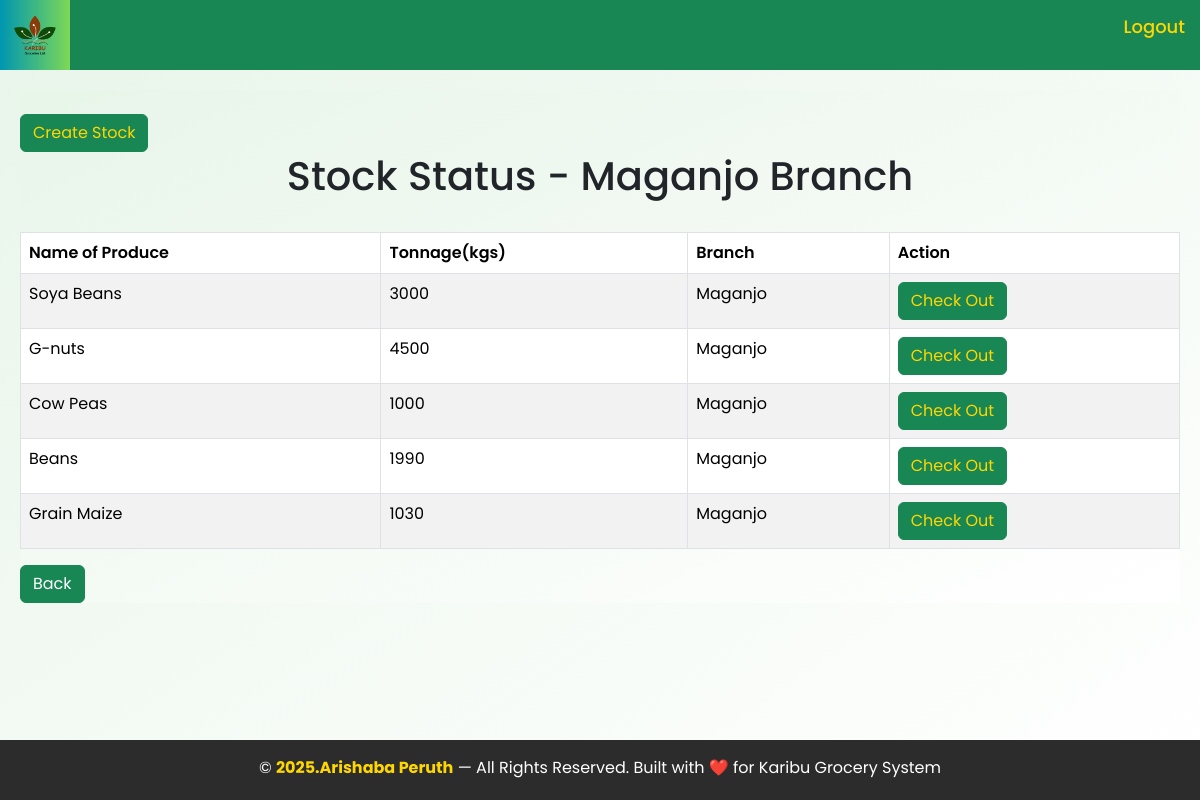
/allstock/ (signed in), run on the app's committed database.
### homeapp/models.py (models this page shows, shortened)
class Branch(models.Model):
    branch_name = models.CharField(max_length=255, null=True)
    def __str__(self):
        return self.branch_name

class Stock(models.Model):
    Name_of_produce = models.CharField(max_length=100, null=True)
    Produce_type = models.CharField(choices=[("Internal","Internal"), ("External","External")] ,blank=True, null=True)
    Date = models.DateField(auto_now_add=True)
    Tonnage_in_kgs = models.IntegerField(blank=False, default=0)
    total_quantity = models.IntegerField(default=0,blank=True, null=True)
    Cost = models.IntegerField(blank=False, default=0)
    Unit_price = models.IntegerField(blank=True, null=True)
    Dealer_name = models.CharField(blank=False, default=0)
    Branch = models.ForeignKey(Branch,blank=True, null=True, on_delete=models.CASCADE)
    Contact = models.IntegerField(default=0, blank=False)
    received_quantity = models.IntegerField(default=0,blank=True,null=True)

### homeapp/views.py (the view, shortened to what this page needs)
# urls.py: path('allstock/', views.allstock, name='allstock'),
@login_required
def allstock(request):
    if request.user.is_manager or request.user.is_manager_2:
        branch_name = 'Maganjo' if request.user.is_manager else 'Matugga'
        branch = Branch.objects.get(branch_name=branch_name)
        stocks = Stock.objects.filter(Branch=branch).order_by('-id')
        context = {
            'stocks': stocks,
            'branch_name': branch_name
        }
    else:
        stocks = Stock.objects.all().order_by('-id')
        context = {
            'stocks': stocks
        }
    return render(request, 'homeapp/allstock.html', context)

### homeapp/templates/homeapp/allstock.html (shortened to what this page needs)
{% extends 'homeapp/base.html' %}
{% load static %}
{% block content %}
<main style=" background: linear-gradient(to bottom right, #e8f5e9, #ffffff); margin: 20px;">
    <link rel="stylesheet" href="{% static '' %}">
    {% if user.is_manager or user.is_manager_2 %}
    <br><a href="{% url 'createstock' %}" class="add-credit-btn"><button class="btn btn-success" style="color: gold;">Create Stock</button></a>
    {% endif %}
    <h1 style="text-align: center;">Stock Status - {{ branch_name }} Branch</h1><br>
    <div class="table-container">
        <table class="table table-bordered table-striped">
            <thead>
                <tr>
                    <th>Name of Produce</th>
                    <th>Tonnage(kgs)</th>
                    <th>Branch</th>
                    <th>Action</th>
                </tr>
            </thead>
            <tbody>
                {% for stock in stocks %}
                <tr>
                    <td>{{ stock.Name_of_produce }}</td>
                    <td>{{ stock.Tonnage_in_kgs }}</td>
                    <td>{{ stock.Branch }}</td>
                    <td>
                        <a href="{% url 'stock_detail' stock.id %}">
                            <button class="btn btn-success" style="color: gold;">Check Out</button>
                        </a>
                    </td>
                </tr>
                {% endfor %}
            </tbody>
        </table>
    </div>
    <div>
        {% if user.is_manager or user.is_manager_2 %}
        <a href="{% url 'manager' %}"><button class="btn btn-success">Back</button></a>
        {% endif %}
    </div>
</main>
{% endblock %}

### homeapp/static/base.css (style rules this page uses)
* { margin: 0; padding: 0; box-sizing: border-box; font-family: 'Poppins', sans-serif; }
body { padding-top: 70px; }

### homeapp/static/dashboard1.css (style rules this page uses)
*, *::before, *::after { margin: 0; padding: 0; box-sizing: border-box; }
html { height: 100%; }
body { min-height: 100vh; display: flex; flex-direction: column; background-color: #f5f6fa; }
.table { width: 100%; border-collapse: collapse; }
.table th { background-color: #f8f9fa; padding: 12px; text-align: left; font-weight: 600; color: #555; }
.table td { padding: 12px; border-top: 1px solid #eee; }

### data on the page
Branch: branch_name "Maganjo"
Stock: Name_of_produce "Soya Beans", Tonnage_in_kgs "3000", Branch "Maganjo"
Stock: Name_of_produce "G-nuts", Tonnage_in_kgs "4500", Branch "Maganjo"
Stock: Name_of_produce "Cow Peas", Tonnage_in_kgs "1000", Branch "Maganjo"
Stock: Name_of_produce "Beans", Tonnage_in_kgs "1990", Branch "Maganjo"
Stock: Name_of_produce "Grain Maize", Tonnage_in_kgs "1030", Branch "Maganjo"
